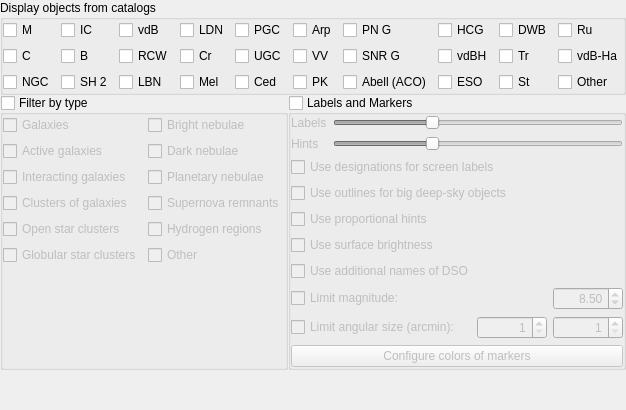
        <widget class="QWidget" name="page_DSO">
         <layout class="QGridLayout" name="gridLayout_11">
          <property name="leftMargin">
           <number>0</number>
          </property>
          <property name="topMargin">
           <number>0</number>
          </property>
          <property name="rightMargin">
           <number>0</number>
          </property>
          <property name="bottomMargin">
           <number>0</number>
          </property>
          <property name="spacing">
           <number>0</number>
          </property>
          <item row="0" column="0" colspan="2">
           <widget class="QGroupBox" name="groupDSOCatalogs">
            <property name="title">
             <string>Display objects from catalogs</string>
            </property>
            <layout class="QGridLayout" name="gridLayout_10">
             <property name="leftMargin">
              <number>0</number>
             </property>
             <property name="topMargin">
              <number>0</number>
             </property>
             <property name="rightMargin">
              <number>0</number>
             </property>
             <property name="bottomMargin">
              <number>0</number>
             </property>
             <property name="spacing">
              <number>6</number>
             </property>
             <item row="0" column="0">
              <widget class="QCheckBox" name="checkBoxM">
               <property name="toolTip">
                <string>Messier Catalogue</string>
               </property>
               <property name="text">
                <string notr="true">M</string>
               </property>
               <attribute name="buttonGroup">
                <string notr="true">buttonGroupDisplayedDSOCatalogs</string>
               </attribute>
              </widget>
             </item>
             <item row="1" column="2">
              <widget class="QCheckBox" name="checkBoxRCW">
               <property name="toolTip">
                <string>A catalogue of Hα-emission regions in the southern Milky Way (Rodgers+, 1960)</string>
               </property>
               <property name="text">
                <string notr="true">RCW</string>
               </property>
               <attribute name="buttonGroup">
                <string notr="true">buttonGroupDisplayedDSOCatalogs</string>
               </attribute>
              </widget>
             </item>
             <item row="1" column="6">
              <widget class="QCheckBox" name="checkBoxSNRG">
               <property name="toolTip">
                <string>A catalogue of Galactic supernova remnants (Green, 2014)</string>
               </property>
               <property name="text">
                <string notr="true">SNR G</string>
               </property>
               <attribute name="buttonGroup">
                <string notr="true">buttonGroupDisplayedDSOCatalogs</string>
               </attribute>
              </widget>
             </item>
             <item row="1" column="5">
              <widget class="QCheckBox" name="checkBoxVV">
               <property name="toolTip">
                <string>The Catalogue of Interacting Galaxies (Vorontsov-Velyaminov+, 2001)</string>
               </property>
               <property name="text">
                <string notr="true">VV</string>
               </property>
               <attribute name="buttonGroup">
                <string notr="true">buttonGroupDisplayedDSOCatalogs</string>
               </attribute>
              </widget>
             </item>
             <item row="1" column="8">
              <widget class="QCheckBox" name="checkBoxTr">
               <property name="toolTip">
                <string>Trumpler Catalogue</string>
               </property>
               <property name="text">
                <string notr="true">Tr</string>
               </property>
               <attribute name="buttonGroup">
                <string notr="true">buttonGroupDisplayedDSOCatalogs</string>
               </attribute>
              </widget>
             </item>
             <item row="1" column="1">
              <widget class="QCheckBox" name="checkBoxB">
               <property name="toolTip">
                <string>Barnard's Catalogue of 349 Dark Objects in the Sky (Barnard, 1927)</string>
               </property>
               <property name="text">
                <string notr="true">B</string>
               </property>
               <attribute name="buttonGroup">
                <string notr="true">buttonGroupDisplayedDSOCatalogs</string>
               </attribute>
              </widget>
             </item>
             <item row="1" column="0">
              <widget class="QCheckBox" name="checkBoxC">
               <property name="toolTip">
                <string>Caldwell Catalogue</string>
               </property>
               <property name="text">
                <string notr="true">C</string>
               </property>
               <attribute name="buttonGroup">
                <string notr="true">buttonGroupDisplayedDSOCatalogs</string>
               </attribute>
              </widget>
             </item>
             <item row="1" column="4">
              <widget class="QCheckBox" name="checkBoxUGC">
               <property name="toolTip">
                <string>The Uppsala General Catalogue of Galaxies</string>
               </property>
               <property name="text">
                <string notr="true">UGC</string>
               </property>
               <attribute name="buttonGroup">
                <string notr="true">buttonGroupDisplayedDSOCatalogs</string>
               </attribute>
              </widget>
             </item>
             <item row="0" column="7">
              <widget class="QCheckBox" name="checkBoxHCG">
               <property name="toolTip">
                <string>Hickson Compact Group (Hickson+, 1982)</string>
               </property>
               <property name="text">
                <string notr="true">HCG</string>
               </property>
               <attribute name="buttonGroup">
                <string notr="true">buttonGroupDisplayedDSOCatalogs</string>
               </attribute>
              </widget>
             </item>
             <item row="0" column="2">
              <widget class="QCheckBox" name="checkBoxVdB">
               <property name="toolTip">
                <string>Catalogue of Reflection Nebulae (van den Bergh, 1966)</string>
               </property>
               <property name="text">
                <string notr="true">vdB</string>
               </property>
               <attribute name="buttonGroup">
                <string notr="true">buttonGroupDisplayedDSOCatalogs</string>
               </attribute>
              </widget>
             </item>
             <item row="2" column="3">
              <widget class="QCheckBox" name="checkBoxMel">
               <property name="toolTip">
                <string>A Catalogue of Star Clusters shown on Franklin-Adams Chart Plates (Melotte, 1915)</string>
               </property>
               <property name="text">
                <string notr="true">Mel</string>
               </property>
               <attribute name="buttonGroup">
                <string notr="true">buttonGroupDisplayedDSOCatalogs</string>
               </attribute>
              </widget>
             </item>
             <item row="0" column="1">
              <widget class="QCheckBox" name="checkBoxIC">
               <property name="toolTip">
                <string>Index Catalogue of Nebulae and Clusters of Stars</string>
               </property>
               <property name="text">
                <string notr="true">IC</string>
               </property>
               <attribute name="buttonGroup">
                <string notr="true">buttonGroupDisplayedDSOCatalogs</string>
               </attribute>
              </widget>
             </item>
             <item row="2" column="2">
              <widget class="QCheckBox" name="checkBoxLBN">
               <property name="toolTip">
                <string>Lynds' Catalogue of Bright Nebulae (Lynds, 1965)</string>
               </property>
               <property name="text">
                <string notr="true">LBN</string>
               </property>
               <attribute name="buttonGroup">
                <string notr="true">buttonGroupDisplayedDSOCatalogs</string>
               </attribute>
              </widget>
             </item>
             <item row="0" column="5">
              <widget class="QCheckBox" name="checkBoxArp">
               <property name="toolTip">
                <string>Atlas of Peculiar Galaxies (Arp, 1966)</string>
               </property>
               <property name="text">
                <string notr="true">Arp</string>
               </property>
               <attribute name="buttonGroup">
                <string notr="true">buttonGroupDisplayedDSOCatalogs</string>
               </attribute>
              </widget>
             </item>
             <item row="0" column="6">
              <widget class="QCheckBox" name="checkBoxPNG">
               <property name="toolTip">
                <string>The Strasbourg-ESO Catalogue of Galactic Planetary Nebulae (Acker+, 1992)</string>
               </property>
               <property name="text">
                <string notr="true">PN G</string>
               </property>
               <attribute name="buttonGroup">
                <string notr="true">buttonGroupDisplayedDSOCatalogs</string>
               </attribute>
              </widget>
             </item>
             <item row="2" column="1">
              <widget class="QCheckBox" name="checkBoxSh2">
               <property name="toolTip">
                <string>Catalogue of HII Regions (Sharpless, 1959)</string>
               </property>
               <property name="text">
                <string notr="true">SH 2</string>
               </property>
               <attribute name="buttonGroup">
                <string notr="true">buttonGroupDisplayedDSOCatalogs</string>
               </attribute>
              </widget>
             </item>
             <item row="2" column="4">
              <widget class="QCheckBox" name="checkBoxCed">
               <property name="toolTip">
                <string>Catalog of bright diffuse Galactic nebulae (Cederblad, 1946)</string>
               </property>
               <property name="text">
                <string notr="true">Ced</string>
               </property>
               <attribute name="buttonGroup">
                <string notr="true">buttonGroupDisplayedDSOCatalogs</string>
               </attribute>
              </widget>
             </item>
             <item row="0" column="4">
              <widget class="QCheckBox" name="checkBoxPGC">
               <property name="toolTip">
                <string>Principal Galaxy Catalog</string>
               </property>
               <property name="text">
                <string notr="true">PGC</string>
               </property>
               <attribute name="buttonGroup">
                <string notr="true">buttonGroupDisplayedDSOCatalogs</string>
               </attribute>
              </widget>
             </item>
             <item row="2" column="6">
              <widget class="QCheckBox" name="checkBoxACO">
               <property name="toolTip">
                <string>A Catalog of Rich Clusters of Galaxies (Abell+, 1989)</string>
               </property>
               <property name="text">
                <string notr="true">Abell (ACO)</string>
               </property>
               <attribute name="buttonGroup">
                <string notr="true">buttonGroupDisplayedDSOCatalogs</string>
               </attribute>
              </widget>
             </item>
             <item row="1" column="3">
              <widget class="QCheckBox" name="checkBoxCr">
               <property name="toolTip">
                <string>Catalog of Open Galactic Clusters (Collinder, 1931)</string>
               </property>
               <property name="text">
                <string notr="true">Cr</string>
               </property>
               <attribute name="buttonGroup">
                <string notr="true">buttonGroupDisplayedDSOCatalogs</string>
               </attribute>
              </widget>
             </item>
             <item row="0" column="8">
              <widget class="QCheckBox" name="checkBoxDWB">
               <property name="toolTip">
                <string>Catalogue and distances of optically visible H II regions (Dickel+, 1969)</string>
               </property>
               <property name="text">
                <string notr="true">DWB</string>
               </property>
               <attribute name="buttonGroup">
                <string notr="true">buttonGroupDisplayedDSOCatalogs</string>
               </attribute>
              </widget>
             </item>
             <item row="0" column="3">
              <widget class="QCheckBox" name="checkBoxLDN">
               <property name="toolTip">
                <string>Lynds' Catalogue of Dark Nebulae (Lynds, 1962)</string>
               </property>
               <property name="text">
                <string notr="true">LDN</string>
               </property>
               <attribute name="buttonGroup">
                <string notr="true">buttonGroupDisplayedDSOCatalogs</string>
               </attribute>
              </widget>
             </item>
             <item row="1" column="7">
              <widget class="QCheckBox" name="checkBoxVdBH">
               <property name="toolTip">
                <string>Catalogue of southern stars embedded in nebulosity (van den Bergh and Herbst, 1975)</string>
               </property>
               <property name="text">
                <string notr="true">vdBH</string>
               </property>
               <attribute name="buttonGroup">
                <string notr="true">buttonGroupDisplayedDSOCatalogs</string>
               </attribute>
              </widget>
             </item>
             <item row="2" column="7">
              <widget class="QCheckBox" name="checkBoxESO">
               <property name="toolTip">
                <string>ESO/Uppsala Survey of the ESO(B) Atlas (Lauberts, 1982)</string>
               </property>
               <property name="text">
                <string notr="true">ESO</string>
               </property>
               <attribute name="buttonGroup">
                <string notr="true">buttonGroupDisplayedDSOCatalogs</string>
               </attribute>
              </widget>
             </item>
             <item row="2" column="5">
              <widget class="QCheckBox" name="checkBoxPK">
               <property name="toolTip">
                <string>The Catalogue of Galactic Planetary Nebulae (Kohoutek, 2001)</string>
               </property>
               <property name="text">
                <string notr="true">PK</string>
               </property>
               <attribute name="buttonGroup">
                <string notr="true">buttonGroupDisplayedDSOCatalogs</string>
               </attribute>
              </widget>
             </item>
             <item row="2" column="0">
              <widget class="QCheckBox" name="checkBoxNGC">
               <property name="toolTip">
                <string>New General Catalogue of Nebulae and Clusters of Stars</string>
               </property>
               <property name="text">
                <string notr="true">NGC</string>
               </property>
               <attribute name="buttonGroup">
                <string notr="true">buttonGroupDisplayedDSOCatalogs</string>
               </attribute>
              </widget>
             </item>
             <item row="0" column="9">
              <widget class="QCheckBox" name="checkBoxRu">
               <property name="toolTip">
                <string>Ruprecht Catalogue</string>
               </property>
               <property name="text">
                <string notr="true">Ru</string>
               </property>
               <attribute name="buttonGroup">
                <string notr="true">buttonGroupDisplayedDSOCatalogs</string>
               </attribute>
              </widget>
             </item>
             <item row="2" column="9">
              <widget class="QCheckBox" name="checkBoxOther">
               <property name="text">
                <string comment="other catalogs">Other</string>
               </property>
               <attribute name="buttonGroup">
                <string notr="true">buttonGroupDisplayedDSOCatalogs</string>
               </attribute>
              </widget>
             </item>
             <item row="2" column="8">
              <widget class="QCheckBox" name="checkBoxSt">
               <property name="toolTip">
                <string>Stock Catalogue</string>
               </property>
               <property name="text">
                <string notr="true">St</string>
               </property>
               <attribute name="buttonGroup">
                <string notr="true">buttonGroupDisplayedDSOCatalogs</string>
               </attribute>
              </widget>
             </item>
             <item row="1" column="9">
              <widget class="QCheckBox" name="checkBoxVdBHa">
               <property name="toolTip">
                <string>van den Bergh-Hagen Catalogue (Uniform survey of clusters in the Southern Milky Way; van den Bergh and Hagen, 1975)</string>
               </property>
               <property name="text">
                <string notr="true">vdB-Ha</string>
               </property>
               <attribute name="buttonGroup">
                <string notr="true">buttonGroupDisplayedDSOCatalogs</string>
               </attribute>
              </widget>
             </item>
            </layout>
           </widget>
          </item>
          <item row="3" column="0">
           <spacer name="verticalSpacer_3">
            <property name="orientation">
             <enum>Qt::Vertical</enum>
            </property>
            <property name="sizeHint" stdset="0">
             <size>
              <width>20</width>
              <height>40</height>
             </size>
            </property>
           </spacer>
          </item>
          <item row="1" column="0">
           <widget class="QGroupBox" name="groupBoxDSOTypeFilters">
            <property name="title">
             <string>Filter by type</string>
            </property>
            <property name="flat">
             <bool>true</bool>
            </property>
            <property name="checkable">
             <bool>true</bool>
            </property>
            <property name="checked">
             <bool>false</bool>
            </property>
            <layout class="QGridLayout" name="gridLayout_13">
             <property name="leftMargin">
              <number>0</number>
             </property>
             <property name="topMargin">
              <number>0</number>
             </property>
             <property name="rightMargin">
              <number>0</number>
             </property>
             <property name="bottomMargin">
              <number>0</number>
             </property>
             <property name="spacing">
              <number>6</number>
             </property>
             <item row="3" column="0">
              <widget class="QCheckBox" name="checkBoxActiveGalaxiesType">
               <property name="text">
                <string>Active galaxies</string>
               </property>
               <attribute name="buttonGroup">
                <string notr="true">buttonGroupDisplayedDSOTypes</string>
               </attribute>
              </widget>
             </item>
             <item row="4" column="1">
              <widget class="QCheckBox" name="checkBoxPlanetaryNebulaeType">
               <property name="text">
                <string>Planetary nebulae</string>
               </property>
               <attribute name="buttonGroup">
                <string notr="true">buttonGroupDisplayedDSOTypes</string>
               </attribute>
              </widget>
             </item>
             <item row="1" column="1">
              <widget class="QCheckBox" name="checkBoxBrightNebulaeType">
               <property name="text">
                <string>Bright nebulae</string>
               </property>
               <attribute name="buttonGroup">
                <string notr="true">buttonGroupDisplayedDSOTypes</string>
               </attribute>
              </widget>
             </item>
             <item row="3" column="1">
              <widget class="QCheckBox" name="checkBoxDarkNebulaeType">
               <property name="text">
                <string>Dark nebulae</string>
               </property>
               <attribute name="buttonGroup">
                <string notr="true">buttonGroupDisplayedDSOTypes</string>
               </attribute>
              </widget>
             </item>
             <item row="6" column="1">
              <widget class="QCheckBox" name="checkBoxHydrogenRegionsType">
               <property name="text">
                <string>Hydrogen regions</string>
               </property>
               <attribute name="buttonGroup">
                <string notr="true">buttonGroupDisplayedDSOTypes</string>
               </attribute>
              </widget>
             </item>
             <item row="5" column="0">
              <widget class="QCheckBox" name="checkBoxGalaxyClustersType">
               <property name="text">
                <string>Clusters of galaxies</string>
               </property>
               <attribute name="buttonGroup">
                <string notr="true">buttonGroupDisplayedDSOTypes</string>
               </attribute>
              </widget>
             </item>
             <item row="1" column="0">
              <widget class="QCheckBox" name="checkBoxGalaxiesType">
               <property name="text">
                <string>Galaxies</string>
               </property>
               <attribute name="buttonGroup">
                <string notr="true">buttonGroupDisplayedDSOTypes</string>
               </attribute>
              </widget>
             </item>
             <item row="4" column="0">
              <widget class="QCheckBox" name="checkBoxInteractingGalaxiesType">
               <property name="text">
                <string>Interacting galaxies</string>
               </property>
               <attribute name="buttonGroup">
                <string notr="true">buttonGroupDisplayedDSOTypes</string>
               </attribute>
              </widget>
             </item>
             <item row="5" column="1">
              <widget class="QCheckBox" name="checkBoxSupernovaRemnantsType">
               <property name="text">
                <string>Supernova remnants</string>
               </property>
               <attribute name="buttonGroup">
                <string notr="true">buttonGroupDisplayedDSOTypes</string>
               </attribute>
              </widget>
             </item>
             <item row="6" column="0">
              <widget class="QCheckBox" name="checkBoxOpenStarClustersType">
               <property name="text">
                <string>Open star clusters</string>
               </property>
               <attribute name="buttonGroup">
                <string notr="true">buttonGroupDisplayedDSOTypes</string>
               </attribute>
              </widget>
             </item>
             <item row="8" column="0">
              <spacer name="verticalSpacer_7">
               <property name="orientation">
                <enum>Qt::Vertical</enum>
               </property>
               <property name="sizeHint" stdset="0">
                <size>
                 <width>20</width>
                 <height>40</height>
                </size>
               </property>
              </spacer>
             </item>
             <item row="7" column="1">
              <widget class="QCheckBox" name="checkBoxOtherType">
               <property name="text">
                <string>Other</string>
               </property>
               <attribute name="buttonGroup">
                <string notr="true">buttonGroupDisplayedDSOTypes</string>
               </attribute>
              </widget>
             </item>
             <item row="7" column="0">
              <widget class="QCheckBox" name="checkBoxGlobularStarClustersType">
               <property name="text">
                <string>Globular star clusters</string>
               </property>
               <attribute name="buttonGroup">
                <string notr="true">buttonGroupDisplayedDSOTypes</string>
               </attribute>
              </widget>
             </item>
            </layout>
           </widget>
          </item>
          <item row="1" column="1">
           <layout class="QVBoxLayout" name="verticalLayout_4">
            <item>
             <widget class="QGroupBox" name="groupBoxDSOLabelsAndMarkers">
              <property name="title">
               <string>Labels and Markers</string>
              </property>
              <property name="flat">
               <bool>true</bool>
              </property>
              <property name="checkable">
               <bool>true</bool>
              </property>
              <property name="checked">
               <bool>false</bool>
              </property>
              <layout class="QGridLayout" name="gridLayout_12">
               <property name="leftMargin">
                <number>0</number>
               </property>
               <property name="topMargin">
                <number>0</number>
               </property>
               <property name="rightMargin">
                <number>0</number>
               </property>
               <property name="bottomMargin">
                <number>0</number>
               </property>
               <property name="spacing">
                <number>6</number>
               </property>
               <item row="5" column="0">
                <widget class="QCheckBox" name="checkBoxProportionalHints">
                 <property name="toolTip">
                  <string>Use hints proportional to angular size of deep-sky objects</string>
                 </property>
                 <property name="text">
                  <string>Use proportional hints</string>
                 </property>
                </widget>
               </item>
               <item row="6" column="0">
                <widget class="QCheckBox" name="checkBoxSurfaceBrightnessUsage">
                 <property name="toolTip">
                  <string>Use surface brightness of deep-sky objects for scale of the visibility of their markers and labels.</string>
                 </property>
                 <property name="text">
                  <string>Use surface brightness</string>
                 </property>
                </widget>
               </item>
               <item row="8" column="0">
                <layout class="QHBoxLayout" name="horizontalLayout_7">
                 <item>
                  <widget class="QCheckBox" name="nebulaLimitMagnitudeCheckBox">
                   <property name="toolTip">
                    <string>Limit magnitude (for unaided/binocular observers) of deep-sky objects.</string>
                   </property>
                   <property name="text">
                    <string>Limit magnitude:</string>
                   </property>
                  </widget>
                 </item>
                 <item>
                  <widget class="QDoubleSpinBox" name="nebulaLimitMagnitudeDoubleSpinBox">
                   <property name="maximumSize">
                    <size>
                     <width>70</width>
                     <height>16777215</height>
                    </size>
                   </property>
                   <property name="alignment">
                    <set>Qt::AlignRight|Qt::AlignTrailing|Qt::AlignVCenter</set>
                   </property>
                   <property name="minimum">
                    <double>3.000000000000000</double>
                   </property>
                   <property name="maximum">
                    <double>21.000000000000000</double>
                   </property>
                   <property name="singleStep">
                    <double>0.250000000000000</double>
                   </property>
                   <property name="value">
                    <double>8.500000000000000</double>
                   </property>
                  </widget>
                 </item>
                </layout>
               </item>
               <item row="3" column="0">
                <widget class="QCheckBox" name="checkBoxDesignationsOnlyUsage">
                 <property name="toolTip">
                  <string>Use designations of deep-sky objects instead of their common names for screen labels</string>
                 </property>
                 <property name="text">
                  <string>Use designations for screen labels</string>
                 </property>
                </widget>
               </item>
               <item row="2" column="0">
                <layout class="QGridLayout" name="gridLayout_15">
                 <item row="0" column="1">
                  <widget class="QSlider" name="nebulasLabelsHorizontalSlider">
                   <property name="value">
                    <number>33</number>
                   </property>
                   <property name="orientation">
                    <enum>Qt::Horizontal</enum>
                   </property>
                  </widget>
                 </item>
                 <item row="0" column="0">
                  <widget class="QLabel" name="labelLabels">
                   <property name="text">
                    <string>Labels</string>
                   </property>
                  </widget>
                 </item>
                 <item row="1" column="0">
                  <widget class="QLabel" name="labelHints">
                   <property name="text">
                    <string>Hints</string>
                   </property>
                  </widget>
                 </item>
                 <item row="1" column="1">
                  <widget class="QSlider" name="nebulasHintsHorizontalSlider">
                   <property name="value">
                    <number>33</number>
                   </property>
                   <property name="orientation">
                    <enum>Qt::Horizontal</enum>
                   </property>
                  </widget>
                 </item>
                </layout>
               </item>
               <item row="10" column="0">
                <widget class="QPushButton" name="pushButtonConfigureDSOColors">
                 <property name="text">
                  <string>Configure colors of markers</string>
                 </property>
                </widget>
               </item>
               <item row="4" column="0">
                <widget class="QCheckBox" name="checkBoxOutlines">
                 <property name="text">
                  <string>Use outlines for big deep-sky objects</string>
                 </property>
                </widget>
               </item>
               <item row="9" column="0">
                <layout class="QHBoxLayout" name="horizontalLayout_14">
                 <item>
                  <widget class="QCheckBox" name="nebulaLimitSizeCheckBox">
                   <property name="toolTip">
                    <string/>
                   </property>
                   <property name="text">
                    <string>Limit angular size (arcmin):</string>
                   </property>
                  </widget>
                 </item>
                 <item>
                  <widget class="QDoubleSpinBox" name="nebulaLimitSizeMinDoubleSpinBox">
                   <property name="maximumSize">
                    <size>
                     <width>70</width>
                     <height>16777215</height>
                    </size>
                   </property>
                   <property name="toolTip">
                    <string>Minimal angular size in arcminutes for visible DSO</string>
                   </property>
                   <property name="alignment">
                    <set>Qt::AlignRight|Qt::AlignTrailing|Qt::AlignVCenter</set>
                   </property>
                   <property name="decimals">
                    <number>0</number>
                   </property>
                   <property name="minimum">
                    <double>1.000000000000000</double>
                   </property>
                   <property name="maximum">
                    <double>600.000000000000000</double>
                   </property>
                  </widget>
                 </item>
                 <item>
                  <widget class="QDoubleSpinBox" name="nebulaLimitSizeMaxDoubleSpinBox">
                   <property name="maximumSize">
                    <size>
                     <width>70</width>
                     <height>16777215</height>
                    </size>
                   </property>
                   <property name="toolTip">
                    <string>Maximum angular size in arcminutes for visible DSO</string>
                   </property>
                   <property name="alignment">
                    <set>Qt::AlignRight|Qt::AlignTrailing|Qt::AlignVCenter</set>
                   </property>
                   <property name="decimals">
                    <number>0</number>
                   </property>
                   <property name="minimum">
                    <double>1.000000000000000</double>
                   </property>
                   <property name="maximum">
                    <double>1200.000000000000000</double>
                   </property>
                  </widget>
                 </item>
                </layout>
               </item>
               <item row="7" column="0">
                <widget class="QCheckBox" name="checkBoxAdditionalNamesDSO">
                 <property name="text">
                  <string>Use additional names of DSO</string>
                 </property>
                </widget>
               </item>
              </layout>
             </widget>
            </item>
           </layout>
          </item>
         </layout>
        </widget>
